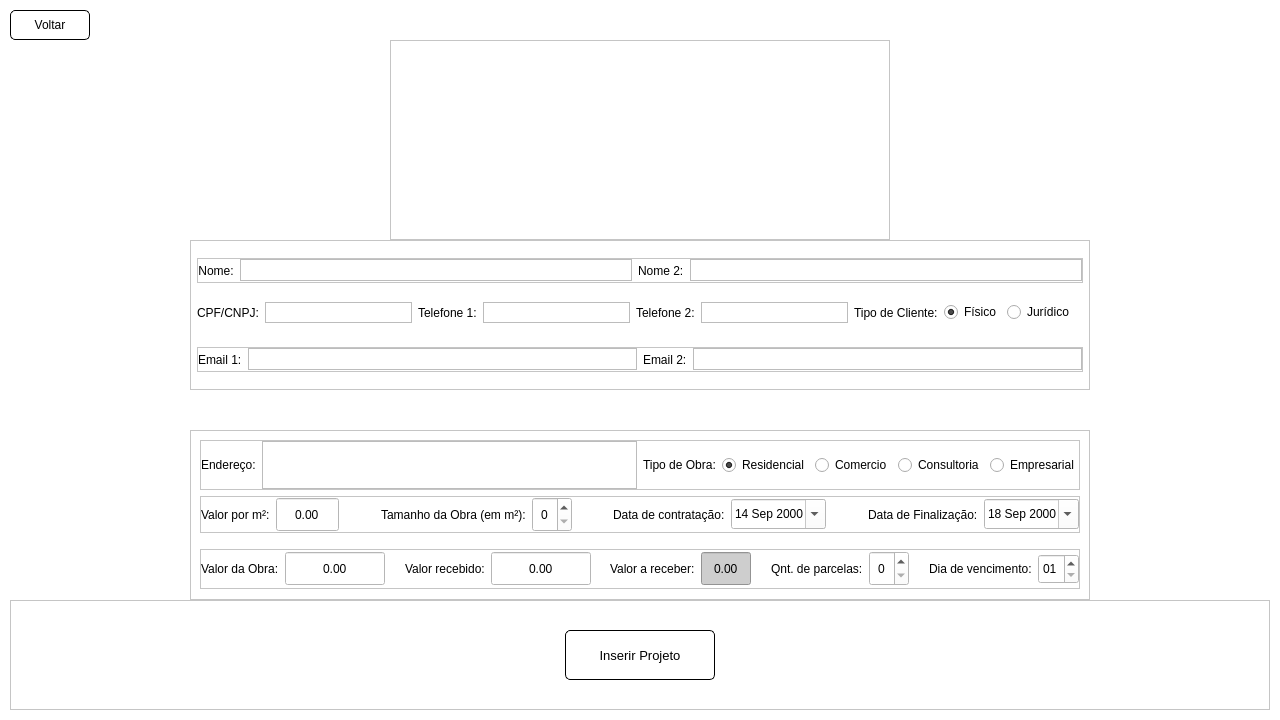
<?xml version="1.0" encoding="UTF-8"?>
<ui version="4.0">
 <class>MainWindow</class>
 <widget class="QMainWindow" name="MainWindow">
  <property name="geometry">
   <rect>
    <x>0</x>
    <y>0</y>
    <width>1280</width>
    <height>720</height>
   </rect>
  </property>
  <property name="windowTitle">
   <string>Gerenciamento Arquitetura</string>
  </property>
  <property name="autoFillBackground">
   <bool>false</bool>
  </property>
  <property name="styleSheet">
   <string notr="true">background-color: rgb(255, 255, 255);</string>
  </property>
  <widget class="QWidget" name="centralwidget">
   <property name="styleSheet">
    <string notr="true">background-color: rgb(255, 255, 255);</string>
   </property>
   <layout class="QVBoxLayout" name="verticalLayout_3">
    <property name="spacing">
     <number>0</number>
    </property>
    <property name="leftMargin">
     <number>10</number>
    </property>
    <property name="topMargin">
     <number>10</number>
    </property>
    <property name="rightMargin">
     <number>10</number>
    </property>
    <property name="bottomMargin">
     <number>10</number>
    </property>
    <item>
     <widget class="QPushButton" name="voltar">
      <property name="minimumSize">
       <size>
        <width>0</width>
        <height>30</height>
       </size>
      </property>
      <property name="maximumSize">
       <size>
        <width>80</width>
        <height>30</height>
       </size>
      </property>
      <property name="cursor">
       <cursorShape>PointingHandCursor</cursorShape>
      </property>
      <property name="styleSheet">
       <string notr="true">QPushButton {
	background-color: #ffffff;
	border: 1px solid black;
	border-radius: 5px;
}

QPushButton:hover {
	background-color: rgb(223, 223, 223);
	border: 1px solid black;
	border-radius: 5px;
}

QPushButton:pressed {
	background-color: rgb(200, 200, 200);
	border: 1px solid black;
	border-radius: 5px;
}</string>
      </property>
      <property name="text">
       <string>Voltar</string>
      </property>
      <property name="flat">
       <bool>true</bool>
      </property>
     </widget>
    </item>
    <item alignment="Qt::AlignHCenter">
     <widget class="QFrame" name="logo">
      <property name="minimumSize">
       <size>
        <width>500</width>
        <height>200</height>
       </size>
      </property>
      <property name="maximumSize">
       <size>
        <width>400</width>
        <height>220</height>
       </size>
      </property>
      <property name="frameShape">
       <enum>QFrame::StyledPanel</enum>
      </property>
      <property name="frameShadow">
       <enum>QFrame::Raised</enum>
      </property>
      <layout class="QHBoxLayout" name="horizontalLayout">
       <property name="spacing">
        <number>0</number>
       </property>
       <property name="leftMargin">
        <number>0</number>
       </property>
       <property name="topMargin">
        <number>0</number>
       </property>
       <property name="rightMargin">
        <number>0</number>
       </property>
       <property name="bottomMargin">
        <number>0</number>
       </property>
       <item>
        <widget class="QLabel" name="label_6">
         <property name="text">
          <string/>
         </property>
         <property name="pixmap">
          <pixmap>assets/logo.jpeg</pixmap>
         </property>
         <property name="scaledContents">
          <bool>false</bool>
         </property>
         <property name="alignment">
          <set>Qt::AlignCenter</set>
         </property>
        </widget>
       </item>
      </layout>
     </widget>
    </item>
    <item alignment="Qt::AlignHCenter">
     <widget class="QFrame" name="frame_usuario">
      <property name="minimumSize">
       <size>
        <width>900</width>
        <height>100</height>
       </size>
      </property>
      <property name="maximumSize">
       <size>
        <width>900</width>
        <height>150</height>
       </size>
      </property>
      <property name="layoutDirection">
       <enum>Qt::LeftToRight</enum>
      </property>
      <property name="styleSheet">
       <string notr="true">background-color: rgb(255, 255,255);</string>
      </property>
      <property name="frameShape">
       <enum>QFrame::StyledPanel</enum>
      </property>
      <property name="frameShadow">
       <enum>QFrame::Plain</enum>
      </property>
      <property name="midLineWidth">
       <number>0</number>
      </property>
      <layout class="QVBoxLayout" name="verticalLayout">
       <property name="spacing">
        <number>0</number>
       </property>
       <property name="leftMargin">
        <number>6</number>
       </property>
       <property name="topMargin">
        <number>0</number>
       </property>
       <property name="rightMargin">
        <number>6</number>
       </property>
       <property name="bottomMargin">
        <number>0</number>
       </property>
       <item>
        <widget class="QFrame" name="row1">
         <property name="maximumSize">
          <size>
           <width>16777215</width>
           <height>25</height>
          </size>
         </property>
         <property name="frameShape">
          <enum>QFrame::StyledPanel</enum>
         </property>
         <property name="frameShadow">
          <enum>QFrame::Raised</enum>
         </property>
         <layout class="QHBoxLayout" name="horizontalLayout_2">
          <property name="spacing">
           <number>6</number>
          </property>
          <property name="leftMargin">
           <number>0</number>
          </property>
          <property name="topMargin">
           <number>0</number>
          </property>
          <property name="rightMargin">
           <number>0</number>
          </property>
          <property name="bottomMargin">
           <number>0</number>
          </property>
          <item>
           <widget class="QLabel" name="label">
            <property name="text">
             <string>Nome:</string>
            </property>
            <property name="alignment">
             <set>Qt::AlignCenter</set>
            </property>
           </widget>
          </item>
          <item>
           <widget class="QLineEdit" name="nome1">
            <property name="font">
             <font>
              <pointsize>11</pointsize>
             </font>
            </property>
            <property name="styleSheet">
             <string notr="true">QLineEdit {
border-width: 1px;
border-style: solid;
border-color: rgb(188, 188, 188);
}

QLineEdit:hover{
	border-color: rgb(149, 149, 149);
}</string>
            </property>
            <property name="frame">
             <bool>true</bool>
            </property>
            <property name="echoMode">
             <enum>QLineEdit::Normal</enum>
            </property>
           </widget>
          </item>
          <item>
           <widget class="QLabel" name="label_2">
            <property name="text">
             <string>Nome 2:</string>
            </property>
           </widget>
          </item>
          <item>
           <widget class="QLineEdit" name="nome2">
            <property name="font">
             <font>
              <pointsize>11</pointsize>
             </font>
            </property>
            <property name="styleSheet">
             <string notr="true">QLineEdit {
border-width: 1px;
border-style: solid;
border-color: rgb(188, 188, 188);
}

QLineEdit:hover{
	border-color: rgb(149, 149, 149);
}</string>
            </property>
           </widget>
          </item>
         </layout>
        </widget>
       </item>
       <item>
        <widget class="QFrame" name="row2_2">
         <property name="minimumSize">
          <size>
           <width>0</width>
           <height>30</height>
          </size>
         </property>
         <property name="maximumSize">
          <size>
           <width>16777215</width>
           <height>25</height>
          </size>
         </property>
         <layout class="QHBoxLayout" name="row2">
          <property name="spacing">
           <number>6</number>
          </property>
          <property name="leftMargin">
           <number>0</number>
          </property>
          <property name="topMargin">
           <number>0</number>
          </property>
          <item>
           <widget class="QLabel" name="label_20">
            <property name="text">
             <string>CPF/CNPJ:</string>
            </property>
           </widget>
          </item>
          <item>
           <widget class="QLineEdit" name="cpf">
            <property name="font">
             <font>
              <pointsize>11</pointsize>
             </font>
            </property>
            <property name="styleSheet">
             <string notr="true">QLineEdit {
border-width: 1px;
border-style: solid;
border-color: rgb(188, 188, 188);
}

QLineEdit:hover{
	border-color: rgb(149, 149, 149);
}</string>
            </property>
           </widget>
          </item>
          <item>
           <widget class="QLabel" name="label_3">
            <property name="text">
             <string>Telefone 1:</string>
            </property>
           </widget>
          </item>
          <item>
           <widget class="QLineEdit" name="telefone1">
            <property name="font">
             <font>
              <pointsize>11</pointsize>
             </font>
            </property>
            <property name="styleSheet">
             <string notr="true">QLineEdit {
border-width: 1px;
border-style: solid;
border-color: rgb(188, 188, 188);
}

QLineEdit:hover{
	border-color: rgb(149, 149, 149);
}</string>
            </property>
            <property name="inputMethodHints">
             <set>Qt::ImhNone</set>
            </property>
            <property name="text">
             <string/>
            </property>
            <property name="frame">
             <bool>true</bool>
            </property>
            <property name="cursorPosition">
             <number>0</number>
            </property>
            <property name="placeholderText">
             <string/>
            </property>
           </widget>
          </item>
          <item>
           <widget class="QLabel" name="label_4">
            <property name="text">
             <string>Telefone 2:</string>
            </property>
           </widget>
          </item>
          <item>
           <widget class="QLineEdit" name="telefone2">
            <property name="font">
             <font>
              <pointsize>11</pointsize>
             </font>
            </property>
            <property name="styleSheet">
             <string notr="true">QLineEdit {
border-width: 1px;
border-style: solid;
border-color: rgb(188, 188, 188);
}

QLineEdit:hover{
	border-color: rgb(149, 149, 149);
}</string>
            </property>
           </widget>
          </item>
          <item>
           <widget class="QLabel" name="label_5">
            <property name="text">
             <string>Tipo de Cliente:</string>
            </property>
           </widget>
          </item>
          <item>
           <widget class="QRadioButton" name="tipo_fisico">
            <property name="text">
             <string>Físico</string>
            </property>
            <property name="checked">
             <bool>true</bool>
            </property>
           </widget>
          </item>
          <item>
           <widget class="QRadioButton" name="tipo_juridico">
            <property name="text">
             <string>Jurídico</string>
            </property>
           </widget>
          </item>
         </layout>
        </widget>
       </item>
       <item>
        <widget class="QFrame" name="frame">
         <property name="minimumSize">
          <size>
           <width>0</width>
           <height>25</height>
          </size>
         </property>
         <property name="maximumSize">
          <size>
           <width>16777215</width>
           <height>25</height>
          </size>
         </property>
         <property name="frameShape">
          <enum>QFrame::StyledPanel</enum>
         </property>
         <property name="frameShadow">
          <enum>QFrame::Raised</enum>
         </property>
         <layout class="QHBoxLayout" name="horizontalLayout_3">
          <property name="leftMargin">
           <number>0</number>
          </property>
          <property name="topMargin">
           <number>0</number>
          </property>
          <property name="rightMargin">
           <number>0</number>
          </property>
          <property name="bottomMargin">
           <number>0</number>
          </property>
          <item>
           <widget class="QLabel" name="label_7">
            <property name="text">
             <string>Email 1:</string>
            </property>
           </widget>
          </item>
          <item>
           <widget class="QLineEdit" name="email1">
            <property name="font">
             <font>
              <pointsize>11</pointsize>
             </font>
            </property>
            <property name="styleSheet">
             <string notr="true">QLineEdit {
border-width: 1px;
border-style: solid;
border-color: rgb(188, 188, 188);
}

QLineEdit:hover{
	border-color: rgb(149, 149, 149);
}</string>
            </property>
            <property name="inputMethodHints">
             <set>Qt::ImhEmailCharactersOnly</set>
            </property>
           </widget>
          </item>
          <item>
           <widget class="QLabel" name="label_17">
            <property name="text">
             <string>Email 2:</string>
            </property>
           </widget>
          </item>
          <item>
           <widget class="QLineEdit" name="email2">
            <property name="font">
             <font>
              <pointsize>11</pointsize>
             </font>
            </property>
            <property name="styleSheet">
             <string notr="true">QLineEdit {
border-width: 1px;
border-style: solid;
border-color: rgb(188, 188, 188);
}

QLineEdit:hover{
	border-color: rgb(149, 149, 149);
}</string>
            </property>
           </widget>
          </item>
         </layout>
        </widget>
       </item>
      </layout>
     </widget>
    </item>
    <item>
     <spacer name="verticalSpacer">
      <property name="orientation">
       <enum>Qt::Vertical</enum>
      </property>
      <property name="sizeType">
       <enum>QSizePolicy::Maximum</enum>
      </property>
      <property name="sizeHint" stdset="0">
       <size>
        <width>20</width>
        <height>40</height>
       </size>
      </property>
     </spacer>
    </item>
    <item alignment="Qt::AlignHCenter">
     <widget class="QFrame" name="frame_projeto">
      <property name="minimumSize">
       <size>
        <width>900</width>
        <height>150</height>
       </size>
      </property>
      <property name="maximumSize">
       <size>
        <width>800</width>
        <height>180</height>
       </size>
      </property>
      <property name="styleSheet">
       <string notr="true">background-color: rgb(255, 255, 255);</string>
      </property>
      <property name="frameShape">
       <enum>QFrame::StyledPanel</enum>
      </property>
      <property name="frameShadow">
       <enum>QFrame::Plain</enum>
      </property>
      <property name="midLineWidth">
       <number>0</number>
      </property>
      <layout class="QVBoxLayout" name="verticalLayout_2">
       <property name="bottomMargin">
        <number>10</number>
       </property>
       <item alignment="Qt::AlignTop">
        <widget class="QFrame" name="frame_2">
         <property name="minimumSize">
          <size>
           <width>0</width>
           <height>25</height>
          </size>
         </property>
         <property name="maximumSize">
          <size>
           <width>16777215</width>
           <height>50</height>
          </size>
         </property>
         <property name="frameShape">
          <enum>QFrame::StyledPanel</enum>
         </property>
         <property name="frameShadow">
          <enum>QFrame::Raised</enum>
         </property>
         <layout class="QHBoxLayout" name="horizontalLayout_4">
          <property name="leftMargin">
           <number>0</number>
          </property>
          <property name="topMargin">
           <number>0</number>
          </property>
          <property name="rightMargin">
           <number>0</number>
          </property>
          <property name="bottomMargin">
           <number>0</number>
          </property>
          <item>
           <widget class="QLabel" name="label_8">
            <property name="text">
             <string>Endereço:</string>
            </property>
           </widget>
          </item>
          <item>
           <widget class="QTextEdit" name="endereco">
            <property name="minimumSize">
             <size>
              <width>0</width>
              <height>40</height>
             </size>
            </property>
            <property name="styleSheet">
             <string notr="true">QTextEdit {
border-width: 1px;
border-style: solid;
border-color: rgb(188, 188, 188);
}

QTextEdit:hover{
	border-color: rgb(149, 149, 149);
}</string>
            </property>
           </widget>
          </item>
          <item>
           <widget class="QLabel" name="label_9">
            <property name="text">
             <string>Tipo de Obra:</string>
            </property>
           </widget>
          </item>
          <item>
           <widget class="QRadioButton" name="obratype_residencial">
            <property name="text">
             <string>Residencial</string>
            </property>
            <property name="checked">
             <bool>true</bool>
            </property>
           </widget>
          </item>
          <item>
           <widget class="QRadioButton" name="obratype_comercio">
            <property name="text">
             <string>Comercio</string>
            </property>
           </widget>
          </item>
          <item>
           <widget class="QRadioButton" name="obratype_consultoria">
            <property name="text">
             <string>Consultoria</string>
            </property>
           </widget>
          </item>
          <item>
           <widget class="QRadioButton" name="obratype_empresarial">
            <property name="text">
             <string>Empresarial</string>
            </property>
           </widget>
          </item>
         </layout>
        </widget>
       </item>
       <item alignment="Qt::AlignTop">
        <widget class="QFrame" name="frame_3">
         <property name="frameShape">
          <enum>QFrame::StyledPanel</enum>
         </property>
         <property name="frameShadow">
          <enum>QFrame::Raised</enum>
         </property>
         <layout class="QHBoxLayout" name="horizontalLayout_5">
          <property name="leftMargin">
           <number>0</number>
          </property>
          <property name="topMargin">
           <number>0</number>
          </property>
          <property name="rightMargin">
           <number>0</number>
          </property>
          <property name="bottomMargin">
           <number>0</number>
          </property>
          <item alignment="Qt::AlignLeft">
           <widget class="QLabel" name="label_10">
            <property name="text">
             <string>Valor por m²:</string>
            </property>
           </widget>
          </item>
          <item>
           <widget class="QDoubleSpinBox" name="valor_m2">
            <property name="minimumSize">
             <size>
              <width>50</width>
              <height>35</height>
             </size>
            </property>
            <property name="maximumSize">
             <size>
              <width>100</width>
              <height>100</height>
             </size>
            </property>
            <property name="alignment">
             <set>Qt::AlignCenter</set>
            </property>
            <property name="buttonSymbols">
             <enum>QAbstractSpinBox::NoButtons</enum>
            </property>
            <property name="maximum">
             <double>9999999999.000000000000000</double>
            </property>
           </widget>
          </item>
          <item>
           <spacer name="horizontalSpacer">
            <property name="orientation">
             <enum>Qt::Horizontal</enum>
            </property>
            <property name="sizeType">
             <enum>QSizePolicy::Expanding</enum>
            </property>
            <property name="sizeHint" stdset="0">
             <size>
              <width>40</width>
              <height>20</height>
             </size>
            </property>
           </spacer>
          </item>
          <item>
           <widget class="QLabel" name="label_11">
            <property name="text">
             <string>Tamanho da Obra (em m²):</string>
            </property>
           </widget>
          </item>
          <item>
           <widget class="QSpinBox" name="tamanho_obra">
            <property name="minimumSize">
             <size>
              <width>40</width>
              <height>35</height>
             </size>
            </property>
            <property name="alignment">
             <set>Qt::AlignCenter</set>
            </property>
           </widget>
          </item>
          <item>
           <spacer name="horizontalSpacer_2">
            <property name="orientation">
             <enum>Qt::Horizontal</enum>
            </property>
            <property name="sizeHint" stdset="0">
             <size>
              <width>40</width>
              <height>20</height>
             </size>
            </property>
           </spacer>
          </item>
          <item>
           <widget class="QLabel" name="label_16">
            <property name="text">
             <string>Data de contratação:</string>
            </property>
           </widget>
          </item>
          <item>
           <widget class="QDateEdit" name="data_contratacao">
            <property name="minimumSize">
             <size>
              <width>0</width>
              <height>30</height>
             </size>
            </property>
            <property name="autoFillBackground">
             <bool>false</bool>
            </property>
            <property name="styleSheet">
             <string notr="true">color: rgb(0, 0, 0);
</string>
            </property>
            <property name="wrapping">
             <bool>false</bool>
            </property>
            <property name="frame">
             <bool>true</bool>
            </property>
            <property name="alignment">
             <set>Qt::AlignCenter</set>
            </property>
            <property name="minimumDateTime">
             <datetime>
              <hour>0</hour>
              <minute>0</minute>
              <second>0</second>
              <year>2000</year>
              <month>9</month>
              <day>14</day>
             </datetime>
            </property>
            <property name="calendarPopup">
             <bool>true</bool>
            </property>
           </widget>
          </item>
          <item>
           <spacer name="horizontalSpacer_3">
            <property name="orientation">
             <enum>Qt::Horizontal</enum>
            </property>
            <property name="sizeHint" stdset="0">
             <size>
              <width>40</width>
              <height>20</height>
             </size>
            </property>
           </spacer>
          </item>
          <item>
           <widget class="QLabel" name="label_18">
            <property name="text">
             <string>Data de Finalização:</string>
            </property>
           </widget>
          </item>
          <item>
           <widget class="QDateEdit" name="data_finalizacao">
            <property name="minimumSize">
             <size>
              <width>0</width>
              <height>30</height>
             </size>
            </property>
            <property name="styleSheet">
             <string notr="true">color: rgb(0,0,0);r</string>
            </property>
            <property name="minimumDateTime">
             <datetime>
              <hour>0</hour>
              <minute>0</minute>
              <second>0</second>
              <year>2000</year>
              <month>9</month>
              <day>18</day>
             </datetime>
            </property>
            <property name="currentSection">
             <enum>QDateTimeEdit::DaySection</enum>
            </property>
            <property name="calendarPopup">
             <bool>true</bool>
            </property>
           </widget>
          </item>
         </layout>
        </widget>
       </item>
       <item>
        <widget class="QFrame" name="frame_4">
         <property name="maximumSize">
          <size>
           <width>16777215</width>
           <height>40</height>
          </size>
         </property>
         <property name="frameShape">
          <enum>QFrame::StyledPanel</enum>
         </property>
         <property name="frameShadow">
          <enum>QFrame::Raised</enum>
         </property>
         <layout class="QHBoxLayout" name="horizontalLayout_6">
          <property name="leftMargin">
           <number>0</number>
          </property>
          <property name="topMargin">
           <number>0</number>
          </property>
          <property name="rightMargin">
           <number>0</number>
          </property>
          <property name="bottomMargin">
           <number>0</number>
          </property>
          <item>
           <widget class="QLabel" name="label_12">
            <property name="text">
             <string>Valor da Obra:</string>
            </property>
           </widget>
          </item>
          <item>
           <widget class="QDoubleSpinBox" name="valor_obra">
            <property name="minimumSize">
             <size>
              <width>100</width>
              <height>35</height>
             </size>
            </property>
            <property name="alignment">
             <set>Qt::AlignCenter</set>
            </property>
            <property name="buttonSymbols">
             <enum>QAbstractSpinBox::NoButtons</enum>
            </property>
            <property name="maximum">
             <double>99999999999.000000000000000</double>
            </property>
           </widget>
          </item>
          <item>
           <spacer name="horizontalSpacer_6">
            <property name="orientation">
             <enum>Qt::Horizontal</enum>
            </property>
            <property name="sizeHint" stdset="0">
             <size>
              <width>40</width>
              <height>20</height>
             </size>
            </property>
           </spacer>
          </item>
          <item>
           <widget class="QLabel" name="label_13">
            <property name="text">
             <string>Valor recebido:</string>
            </property>
           </widget>
          </item>
          <item>
           <widget class="QDoubleSpinBox" name="valor_recebido">
            <property name="minimumSize">
             <size>
              <width>100</width>
              <height>35</height>
             </size>
            </property>
            <property name="alignment">
             <set>Qt::AlignCenter</set>
            </property>
            <property name="buttonSymbols">
             <enum>QAbstractSpinBox::NoButtons</enum>
            </property>
            <property name="maximum">
             <double>999999999999.000000000000000</double>
            </property>
           </widget>
          </item>
          <item>
           <spacer name="horizontalSpacer_4">
            <property name="orientation">
             <enum>Qt::Horizontal</enum>
            </property>
            <property name="sizeHint" stdset="0">
             <size>
              <width>40</width>
              <height>20</height>
             </size>
            </property>
           </spacer>
          </item>
          <item>
           <widget class="QLabel" name="label_14">
            <property name="text">
             <string>Valor a receber:</string>
            </property>
           </widget>
          </item>
          <item>
           <widget class="QDoubleSpinBox" name="valor_areceber">
            <property name="minimumSize">
             <size>
              <width>50</width>
              <height>35</height>
             </size>
            </property>
            <property name="styleSheet">
             <string notr="true">background-color: rgb(206, 206, 206);</string>
            </property>
            <property name="alignment">
             <set>Qt::AlignCenter</set>
            </property>
            <property name="readOnly">
             <bool>true</bool>
            </property>
            <property name="buttonSymbols">
             <enum>QAbstractSpinBox::NoButtons</enum>
            </property>
            <property name="maximum">
             <double>9999999999999.000000000000000</double>
            </property>
           </widget>
          </item>
          <item>
           <spacer name="horizontalSpacer_5">
            <property name="orientation">
             <enum>Qt::Horizontal</enum>
            </property>
            <property name="sizeHint" stdset="0">
             <size>
              <width>40</width>
              <height>20</height>
             </size>
            </property>
           </spacer>
          </item>
          <item>
           <widget class="QLabel" name="label_15">
            <property name="text">
             <string>Qnt. de parcelas:</string>
            </property>
           </widget>
          </item>
          <item>
           <widget class="QSpinBox" name="qnt_parcelas">
            <property name="minimumSize">
             <size>
              <width>40</width>
              <height>35</height>
             </size>
            </property>
            <property name="alignment">
             <set>Qt::AlignCenter</set>
            </property>
            <property name="maximum">
             <number>500</number>
            </property>
           </widget>
          </item>
          <item>
           <spacer name="horizontalSpacer_7">
            <property name="orientation">
             <enum>Qt::Horizontal</enum>
            </property>
            <property name="sizeHint" stdset="0">
             <size>
              <width>40</width>
              <height>20</height>
             </size>
            </property>
           </spacer>
          </item>
          <item>
           <widget class="QLabel" name="label_19">
            <property name="text">
             <string>Dia de vencimento:</string>
            </property>
           </widget>
          </item>
          <item>
           <widget class="QDateEdit" name="data_vencimento">
            <property name="minimumSize">
             <size>
              <width>0</width>
              <height>30</height>
             </size>
            </property>
            <property name="styleSheet">
             <string notr="true">color:black;</string>
            </property>
            <property name="wrapping">
             <bool>false</bool>
            </property>
            <property name="frame">
             <bool>true</bool>
            </property>
            <property name="readOnly">
             <bool>false</bool>
            </property>
            <property name="displayFormat">
             <string>dd</string>
            </property>
            <property name="calendarPopup">
             <bool>false</bool>
            </property>
            <property name="timeSpec">
             <enum>Qt::LocalTime</enum>
            </property>
           </widget>
          </item>
         </layout>
        </widget>
       </item>
      </layout>
     </widget>
    </item>
    <item>
     <widget class="QFrame" name="frame_5">
      <property name="maximumSize">
       <size>
        <width>16777215</width>
        <height>110</height>
       </size>
      </property>
      <property name="frameShape">
       <enum>QFrame::StyledPanel</enum>
      </property>
      <property name="frameShadow">
       <enum>QFrame::Raised</enum>
      </property>
      <layout class="QVBoxLayout" name="verticalLayout_4">
       <item alignment="Qt::AlignHCenter|Qt::AlignVCenter">
        <widget class="QPushButton" name="inserirProjeto">
         <property name="minimumSize">
          <size>
           <width>150</width>
           <height>50</height>
          </size>
         </property>
         <property name="maximumSize">
          <size>
           <width>150</width>
           <height>50</height>
          </size>
         </property>
         <property name="font">
          <font>
           <pointsize>10</pointsize>
          </font>
         </property>
         <property name="cursor">
          <cursorShape>PointingHandCursor</cursorShape>
         </property>
         <property name="styleSheet">
          <string notr="true">QPushButton {
	background-color: #ffffff;
	border: 1px solid black;
	border-radius: 5px;
}

QPushButton:hover {
	background-color: rgb(223, 223, 223);
	border: 1px solid black;
	border-radius: 5px;
}

QPushButton:pressed {
	background-color: rgb(200, 200, 200);
	border: 1px solid black;
	border-radius: 5px;
}</string>
         </property>
         <property name="text">
          <string>Inserir Projeto</string>
         </property>
         <property name="flat">
          <bool>true</bool>
         </property>
        </widget>
       </item>
      </layout>
     </widget>
    </item>
   </layout>
  </widget>
 </widget>
 <resources>
  <include location="src.qrc"/>
 </resources>
 <connections/>
</ui>
